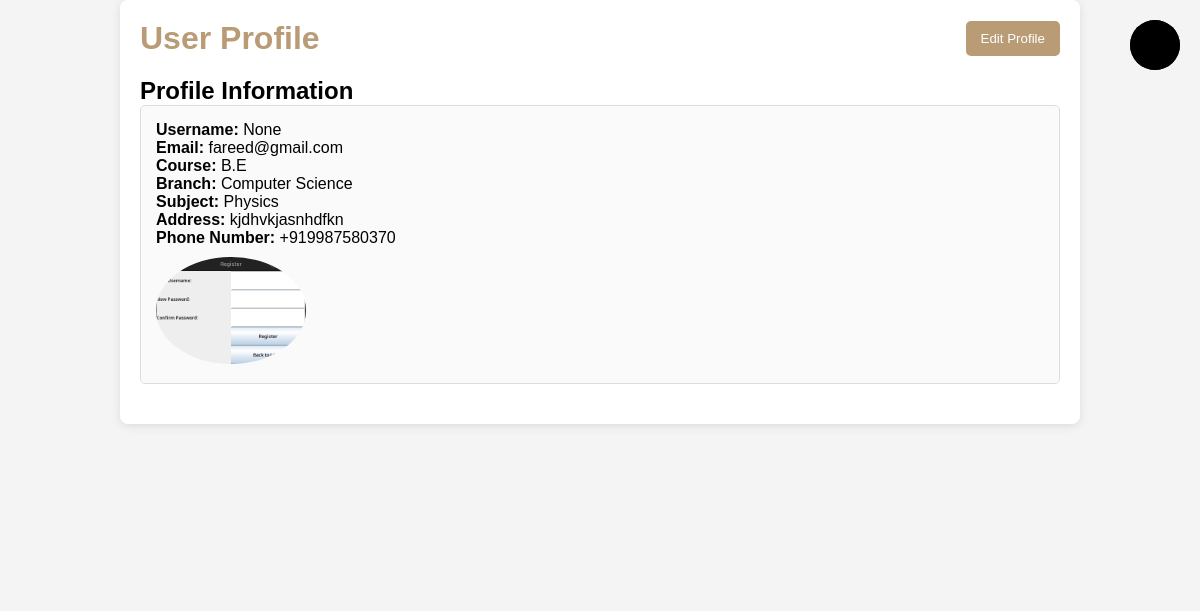
Page /profile/ (signed in) on the committed database.
### server/models.py (models this page shows, shortened)
class Profile(models.Model):
    profile_image = models.ImageField( upload_to='profile/', height_field=None, width_field=None, max_length=None, null=True , blank=True)
    user = models.OneToOneField(User, on_delete=models.CASCADE)
    course = models.TextField(null=True, blank=True)
    branch = models.TextField(_("Branch"),  null=True, blank=True)
    subject = models.TextField(_("Subject"),   null=True, blank=True)
    address = models.TextField(null=True, blank=True)
    phone_number= PhoneNumberField(null =  True, blank = True)

class User(AbstractBaseUser, PermissionsMixin):
    name = models.CharField(max_length=50)
    email = models.EmailField(max_length=254, unique=True)
    password = models.CharField(max_length=500)
    username = None
    is_active = models.BooleanField(default=True)  # Default to True for active users
    is_staff = models.BooleanField(default=False)  # Add is_staff field if missing
    is_proffesor = models.BooleanField(default=False)
    USERNAME_FIELD = 'email'
    REQUIRED_FIELDS = []
    objects = CustomUserManager()

### server/views.py (the view)
# urls.py: path('profile/', profile_view, name='profile'),
@login_required(login_url='login/')
def profile_view(request):
    profile = get_object_or_404(Profile, user=request.user)
    context = {
        'profile': profile,
        'editable': False,  # Editable status to toggle between viewing and editing
        'project_color': 'rgb(185, 156, 118)',  # Pass your project color scheme
    }
    return render(request, 'profile.html', context)

### server/templates/profile.html (shortened to what this page needs)
<!DOCTYPE html>
<html lang="en">
{% load static %}
<head>
    <link rel="stylesheet" href="{% static 'css/teacher/navbar.css' %}">
    <link rel="stylesheet" href="{% static 'css/profile.css' %}">
</head>
<body>
    <label for="active" class="menu-btn"></label>
    <div class="wrapper">
        <ul>
            <li><a href="{% url 'page_of_teacher' %}">Home</a></li>
            <li><a href="{% url 'profile' %}">Your Profile</a></li>
            <li><a href="#">Your Batch</a></li>
            <li><a href="#">Documents</a></li>
            <li><a href="#">Notices</a></li>
            <li><a href="{%url 'logout'%}">Logout</a></li>
        </ul>
    </div>
    <div class="container">
        <header>
            <h1>User Profile</h1>
            <button id="editButton">Edit Profile</button>
        </header>
        <section class="profile-info">
            <h2>Profile Information</h2>
            <div class="info">
                <p><strong>Username:</strong> {{ profile.user.username }}</p>
                <p><strong>Email:</strong> {{ profile.user.email }}</p>
                <p><strong>Course:</strong> {{ profile.course }}</p>
                <p><strong>Branch:</strong> {{ profile.branch }}</p>
                <p><strong>Subject:</strong> {{ profile.subject }}</p>
                <p><strong>Address:</strong> {{ profile.address }}</p>
                <p><strong>Phone Number:</strong> {{ profile.phone_number }}</p>
                {% if profile.profile_image %}
                    <img src="{{ profile.profile_image.url }}" alt="Profile Picture" class="profile-picture">
                {% else %}
                    <img src="{% static 'images/log.jpg' %}" alt="Profile Picture" class="profile-picture">
                {% endif %}
            </div>
        </section>
    </div>
</body>
</html>

### server/static/css/teacher/navbar.css (style rules this page uses)
* { margin: 0; padding: 0; box-sizing: border-box; font-family: 'Lato', sans-serif; font-family: 'Oswald', sans-serif; }
body { background: #2c3e50; }
.wrapper { position: fixed; top: 0; left: 0; height: 100%; width: 100%; background: linear-gradient(-135deg, #c850c0, #4158d0); background: linear-gradient(375deg, #1cc7d0, #2ede98); background: linear-gradient(-45deg, #e3eefe 0%, #efddfb 100%); clip-path: circle(25px at calc(0% + 45px) 45px); background: #000; clip-path: circle(25px at calc(100% - 45px) 45px); transition: all 0.3s ease-in-out; }
.menu-btn { position: absolute; z-index: 2; right: 20px; top: 20px; height: 50px; width: 50px; text-align: center; line-height: 50px; border-radius: 50%; font-size: 20px; color: #fff; cursor: pointer; background: #000; transition: all 0.3s ease-in-out; }
.wrapper ul { position: absolute; top: 50%; left: 50%; transform: translate(-50%, -50%); list-style: none; text-align: center; }
.wrapper ul li { margin: 15px 0; }
.wrapper ul li a { color: none; text-decoration: none; font-size: 30px; font-weight: 500; padding: 5px 30px; color: #fff; border-radius: 50px; background: #000; position: relative; line-height: 50px; transition: all 0.3s ease; }
.wrapper ul li a:after { position: absolute; content: ""; background: #fff; background: linear-gradient(#14ffe9, #ffeb3b, #ff00e0); width: 104%; height: 110%; left: -2%; top: -5%; border-radius: 50px; transform: scaleY(0); z-index: -1; animation: rotate 1.5s linear infinite; transition: transform 0.3s ease; }

### server/static/css/profile.css (style rules this page uses)
body { font-family: Arial, sans-serif; background-color: #f4f4f4; margin: 0; padding: 0; }
.container { width: 80%; margin: auto; padding: 20px; background-color: white; border-radius: 8px; box-shadow: 0 2px 10px rgba(0, 0, 0, 0.1); }
header { display: flex; justify-content: space-between; align-items: center; }
h1 { color: rgb(185, 156, 118); }
.profile-info { margin: 20px 0; }
.info { border: 1px solid #ddd; padding: 15px; border-radius: 5px; background-color: #fafafa; }
.profile-picture { max-width: 150px; border-radius: 50%; margin-top: 10px; }
button { background-color: rgb(185, 156, 118); color: white; padding: 10px 15px; border: none; border-radius: 5px; cursor: pointer; }

### rows in the picture
Profile: user.username "None", user.email "fareed@gmail.com", course "B.E", branch "Computer Science", subject "Physics", address "kjdhvkjasnhdfkn", phone_number "+919987580370", profile_image (picture)
